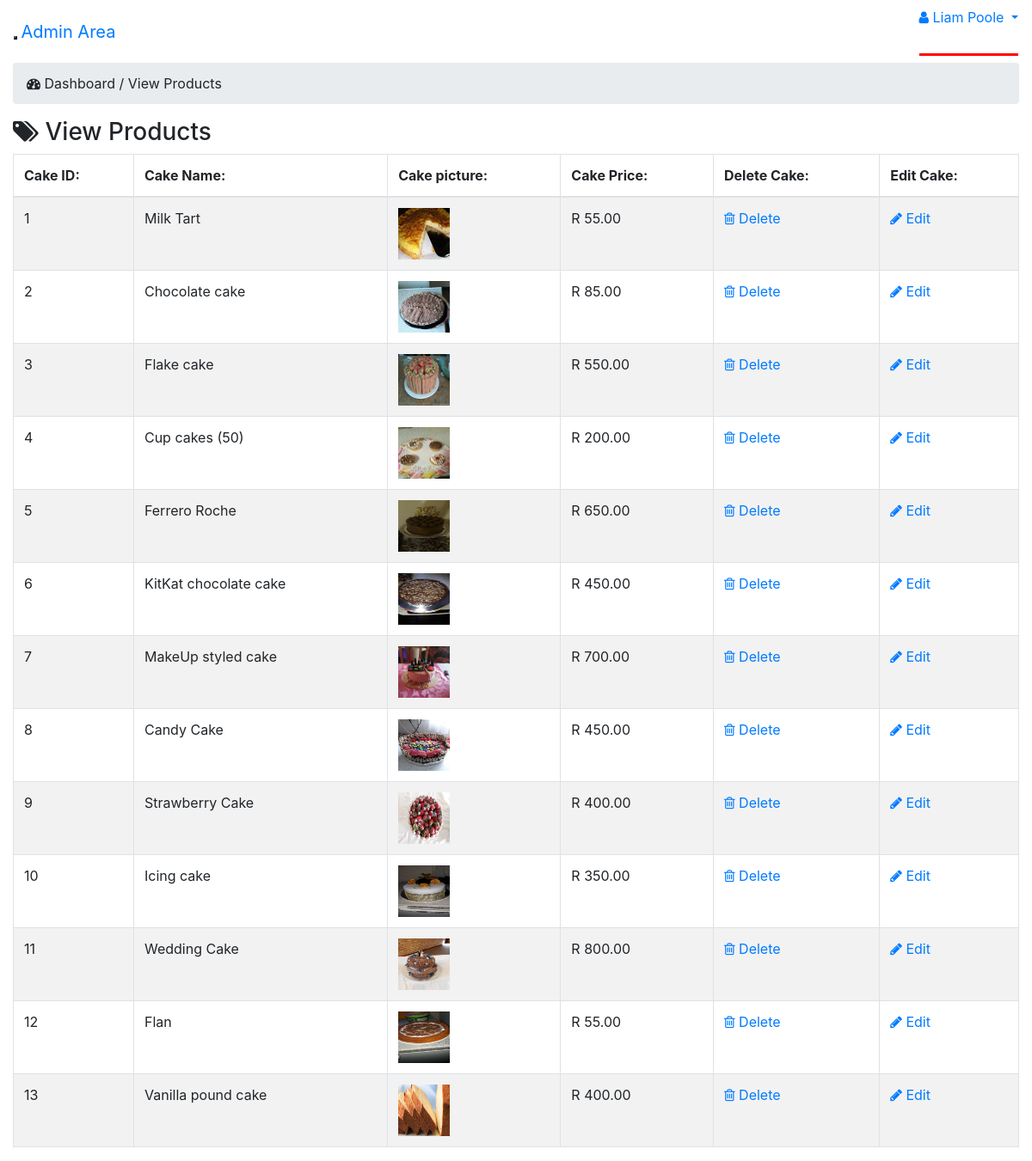
The page /Admin/index.php?view_products (signed in) on the database its author committed.
### tables this page shows
CREATE TABLE `cake` (
  `CakeID` int(11) NOT NULL,
  `CakeName` varchar(45) DEFAULT NULL,
  `CakePrice` decimal(10,2) DEFAULT NULL,
  `CakeDesc` varchar(300) DEFAULT NULL,
  `CategoryID` int(11) DEFAULT NULL,
  `CakeImage1` varchar(30) DEFAULT NULL,
  `CakeImage2` varchar(45) DEFAULT NULL,
  `CakeImage3` varchar(45) DEFAULT NULL
);

### Admin/view_products.php (the view)
<?php
    if(!isset($_SESSION['admin_email'])){
        echo "<script>window.open('login.php','_self')</script>";
    }else{
?>
<div class="row">
    <div class="col-lg-12">
        <ol class="breadcrumb">
            <li class="active">
                <i class="fa fa-dashboard"></i> Dashboard / View Products
            </li>
        </ol>
    </div>
</div>
<div class="row">
    <div class="col-lg-12">
        <div class="panel panel-default">
            <div class="panel-heading">
               <h3 class="panel-title">
                   <i class="fa fa-tags"></i>  View Products
               </h3>
            </div>
            <div class="panel-body">
                <div class="table-responsive">
                    <table class="table table-striped table-bordered table-hover">
                        <thead>
                            <tr>
                                <th> Cake ID: </th>
                                <th> Cake Name: </th>
                                <th> Cake picture: </th>
                                <th> Cake Price: </th>
                                <th> Delete Cake: </th>
                                <th> Edit Cake: </th>
                            </tr>
                        </thead>
                        <tbody>
                            <?php
                                $i=0;
                                $get_pro = "select * from cake";
                                $run_pro = mysqli_query($con,$get_pro);
                                while($row_pro=mysqli_fetch_array($run_pro)){
                                    $pro_id = $row_pro['CakeID'];
                                    $pro_title = $row_pro['CakeName'];
                                    $pro_img1 = $row_pro['CakeImage1'];
                                    $pro_price = $row_pro['CakePrice'];
                                    $i++;
                            ?>
                            <tr>
                                <td> <?php echo $i; ?> </td>
                                <td> <?php echo $pro_title; ?> </td>
                                <td> <img src="images/<?php echo $pro_img1; ?>" width="60" height="60"></td>
                                <td> R <?php echo $pro_price; ?> </td>
                                <td>
                                     <a href="index.php?delete_product=<?php echo $pro_id; ?>">
                                        <i class="fa fa-trash-o"></i> Delete
                                     </a>
                                </td>
                                <td>
                                     <a href="index.php?edit_product=<?php echo $pro_id; ?>">
                                        <i class="fa fa-pencil"></i> Edit
                                     </a>
                                </td>
                            </tr>
                            <?php } ?>
                        </tbody>
                    </table>
                </div>
            </div>
        </div>
    </div>
</div>
<?php } ?>

### Admin/includes/sidebar.php (shortened to what this page needs)
<?php
    if(!isset($_SESSION['admin_email'])){
        echo "<script>window.open('login.php','_self')</script>";
    }else{
?>
<nav class="navbar navbar-inverse navbar-fixed-top">
    <div class="navbar-header">
        <button type="button" class="navbar-toggle" data-toggle="collapse" data-target=".navbar-ex1-collapse">
        </button>
        <a href="index.php?dashboard" class="navbar-brand">Admin Area</a>
    </div>
    <ul class="nav navbar-right top-nav">
        <li class="dropdown">
            <a href="#" class="dropdown-toggle" data-toggle="dropdown">
                <i class="fa fa-user"></i> <?php echo $admin_name;  ?> <b class="caret"></b>
            </a>
        </li>
    </ul>
</nav>
<?php } ?>

### style.css (style rules this page uses)
* { margin: 0; padding: 0; }
body { background-color: grey; font-family: sans-serif; }
.top-nav { height: 57px; top: 0; position: sticky; background: #fff; margin-bottom: 20px; border-bottom: 3px solid red; z-index: 2; }
body { font-size: 14px; line-height: 1.42857; background: gold; overflow-x: hidden; }

### rows shown on the page
cake: CakeName "Milk Tart", CakeImage1 (picture), CakePrice "55.00"
cake: CakeName "Chocolate cake", CakeImage1 (picture), CakePrice "85.00"
cake: CakeName "Flake cake", CakeImage1 (picture), CakePrice "550.00"
cake: CakeName "Cup cakes (50)", CakeImage1 (picture), CakePrice "200.00"
cake: CakeName "Ferrero Roche", CakeImage1 (picture), CakePrice "650.00"
cake: CakeName "KitKat chocolate cake", CakeImage1 (picture), CakePrice "450.00"
cake: CakeName "MakeUp styled cake", CakeImage1 (picture), CakePrice "700.00"
cake: CakeName "Candy Cake", CakeImage1 (picture), CakePrice "450.00"
cake: CakeName "Strawberry Cake", CakeImage1 (picture), CakePrice "400.00"
cake: CakeName "Icing cake", CakeImage1 (picture), CakePrice "350.00"
cake: CakeName "Wedding Cake", CakeImage1 (picture), CakePrice "800.00"
cake: CakeName "Flan", CakeImage1 (picture), CakePrice "55.00"
cake: CakeName "Vanilla pound cake", CakeImage1 (picture), CakePrice "400.00"

### other values the page prints
$admin_name "Liam Poole"
